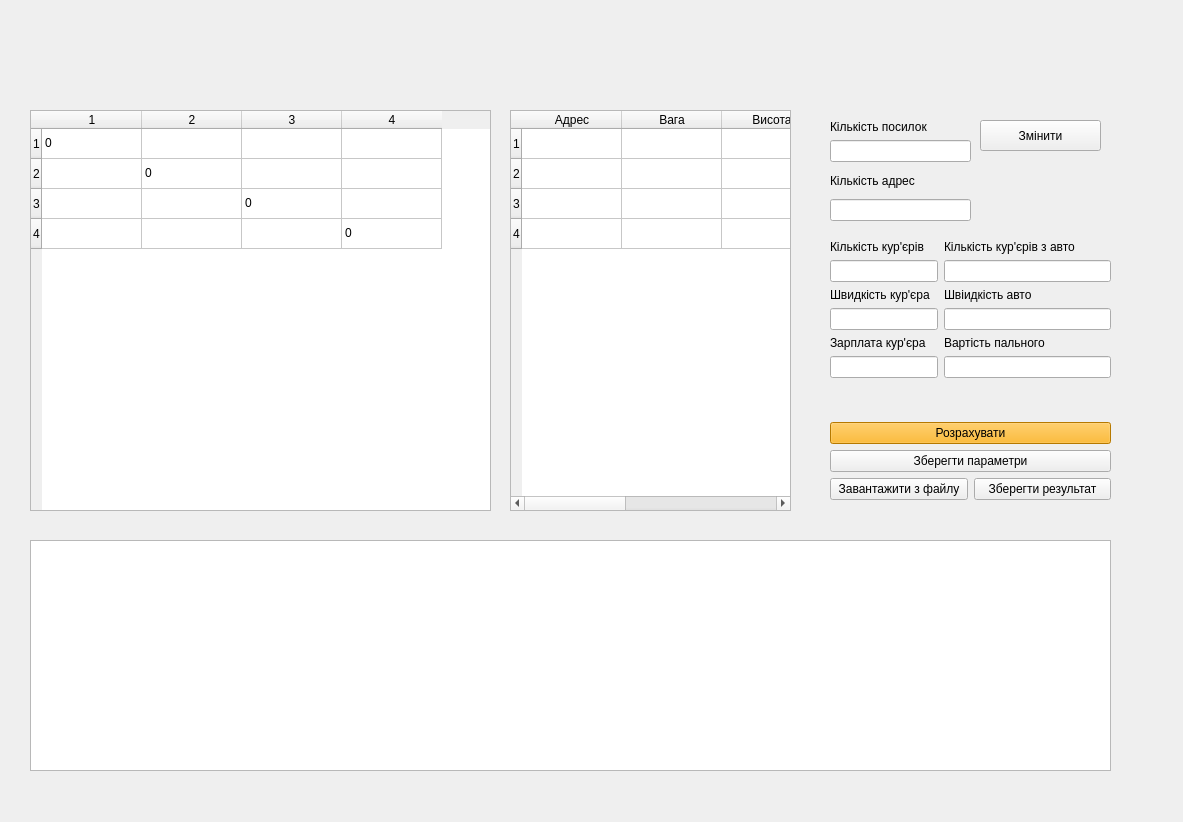
<?xml version="1.0" encoding="UTF-8"?>
<ui version="4.0">
 <class>MainWindow</class>
 <widget class="QMainWindow" name="MainWindow">
  <property name="geometry">
   <rect>
    <x>0</x>
    <y>0</y>
    <width>1183</width>
    <height>822</height>
   </rect>
  </property>
  <property name="windowTitle">
   <string>MainWindow</string>
  </property>
  <widget class="QWidget" name="centralwidget">
   <widget class="QWidget" name="verticalLayoutWidget">
    <property name="geometry">
     <rect>
      <x>830</x>
      <y>240</y>
      <width>281</width>
      <height>260</height>
     </rect>
    </property>
    <layout class="QVBoxLayout" name="verticalLayout_3">
     <item>
      <layout class="QFormLayout" name="formLayout">
       <item row="0" column="1">
        <widget class="QLabel" name="label_2">
         <property name="enabled">
          <bool>true</bool>
         </property>
         <property name="text">
          <string>Кількість кур'єрів з авто</string>
         </property>
        </widget>
       </item>
       <item row="1" column="0">
        <widget class="QLineEdit" name="n"/>
       </item>
       <item row="1" column="1">
        <widget class="QLineEdit" name="m">
         <property name="text">
          <string/>
         </property>
        </widget>
       </item>
       <item row="2" column="0">
        <widget class="QLabel" name="label_3">
         <property name="enabled">
          <bool>true</bool>
         </property>
         <property name="text">
          <string>Швидкість кур'єра</string>
         </property>
        </widget>
       </item>
       <item row="2" column="1">
        <widget class="QLabel" name="label_4">
         <property name="enabled">
          <bool>true</bool>
         </property>
         <property name="text">
          <string>Швіидкість авто</string>
         </property>
        </widget>
       </item>
       <item row="3" column="0">
        <widget class="QLineEdit" name="vk"/>
       </item>
       <item row="3" column="1">
        <widget class="QLineEdit" name="va"/>
       </item>
       <item row="4" column="0">
        <widget class="QLabel" name="label_5">
         <property name="enabled">
          <bool>true</bool>
         </property>
         <property name="text">
          <string>Зарплата кур'єра</string>
         </property>
        </widget>
       </item>
       <item row="4" column="1">
        <widget class="QLabel" name="label_6">
         <property name="enabled">
          <bool>true</bool>
         </property>
         <property name="text">
          <string>Вартість пального</string>
         </property>
        </widget>
       </item>
       <item row="5" column="1">
        <widget class="QLineEdit" name="a_pay"/>
       </item>
       <item row="5" column="0">
        <widget class="QLineEdit" name="k_pay"/>
       </item>
       <item row="0" column="0">
        <widget class="QLabel" name="label">
         <property name="enabled">
          <bool>true</bool>
         </property>
         <property name="styleSheet">
          <string notr="true"/>
         </property>
         <property name="text">
          <string>Кількість кур'єрів</string>
         </property>
        </widget>
       </item>
      </layout>
     </item>
     <item>
      <widget class="QPushButton" name="load_data">
       <property name="styleSheet">
        <string notr="true">background-color: rgb(255, 170, 0);</string>
       </property>
       <property name="text">
        <string>Розрахувати</string>
       </property>
      </widget>
     </item>
     <item>
      <widget class="QPushButton" name="saveParamButton">
       <property name="text">
        <string>Зберегти параметри</string>
       </property>
      </widget>
     </item>
     <item>
      <layout class="QHBoxLayout" name="horizontalLayout_5">
       <item>
        <widget class="QPushButton" name="browseFileButton">
         <property name="text">
          <string>Завантажити з файлу</string>
         </property>
        </widget>
       </item>
       <item>
        <widget class="QPushButton" name="saveResButton">
         <property name="text">
          <string>Зберегти результат</string>
         </property>
        </widget>
       </item>
      </layout>
     </item>
    </layout>
   </widget>
   <widget class="QTableWidget" name="parcelsTable">
    <property name="geometry">
     <rect>
      <x>510</x>
      <y>110</y>
      <width>281</width>
      <height>401</height>
     </rect>
    </property>
    <row>
     <property name="text">
      <string>1</string>
     </property>
    </row>
    <row>
     <property name="text">
      <string>2</string>
     </property>
    </row>
    <row>
     <property name="text">
      <string>3</string>
     </property>
    </row>
    <row>
     <property name="text">
      <string>4</string>
     </property>
    </row>
    <column>
     <property name="text">
      <string>Адрес</string>
     </property>
    </column>
    <column>
     <property name="text">
      <string>Вага</string>
     </property>
    </column>
    <column>
     <property name="text">
      <string>Висота</string>
     </property>
    </column>
    <column>
     <property name="text">
      <string>Ширина</string>
     </property>
    </column>
    <column>
     <property name="text">
      <string>Довжина</string>
     </property>
    </column>
   </widget>
   <widget class="QTableWidget" name="distanceTable">
    <property name="enabled">
     <bool>true</bool>
    </property>
    <property name="geometry">
     <rect>
      <x>30</x>
      <y>110</y>
      <width>461</width>
      <height>401</height>
     </rect>
    </property>
    <property name="focusPolicy">
     <enum>Qt::StrongFocus</enum>
    </property>
    <row>
     <property name="text">
      <string>1</string>
     </property>
    </row>
    <row>
     <property name="text">
      <string>2</string>
     </property>
    </row>
    <row>
     <property name="text">
      <string>3</string>
     </property>
    </row>
    <row>
     <property name="text">
      <string>4</string>
     </property>
    </row>
    <column>
     <property name="text">
      <string>1</string>
     </property>
    </column>
    <column>
     <property name="text">
      <string>2</string>
     </property>
    </column>
    <column>
     <property name="text">
      <string>3</string>
     </property>
    </column>
    <column>
     <property name="text">
      <string>4</string>
     </property>
    </column>
    <item row="0" column="0">
     <property name="text">
      <string>0</string>
     </property>
    </item>
    <item row="1" column="1">
     <property name="text">
      <string>0</string>
     </property>
    </item>
    <item row="2" column="2">
     <property name="text">
      <string>0</string>
     </property>
    </item>
    <item row="3" column="3">
     <property name="text">
      <string>0</string>
     </property>
    </item>
   </widget>
   <widget class="QPushButton" name="changeCount">
    <property name="geometry">
     <rect>
      <x>980</x>
      <y>120</y>
      <width>121</width>
      <height>31</height>
     </rect>
    </property>
    <property name="text">
     <string>Змінити</string>
    </property>
    <property name="autoRepeat">
     <bool>false</bool>
    </property>
    <property name="autoExclusive">
     <bool>false</bool>
    </property>
   </widget>
   <widget class="QWidget" name="verticalLayoutWidget_3">
    <property name="geometry">
     <rect>
      <x>830</x>
      <y>120</y>
      <width>141</width>
      <height>101</height>
     </rect>
    </property>
    <layout class="QVBoxLayout" name="verticalLayout_4">
     <item>
      <layout class="QVBoxLayout" name="verticalLayout_2">
       <item>
        <widget class="QLabel" name="label_7">
         <property name="enabled">
          <bool>true</bool>
         </property>
         <property name="styleSheet">
          <string notr="true"/>
         </property>
         <property name="text">
          <string>Кількість посилок</string>
         </property>
        </widget>
       </item>
       <item>
        <widget class="QLineEdit" name="pCount"/>
       </item>
      </layout>
     </item>
     <item>
      <widget class="QLabel" name="label_8">
       <property name="enabled">
        <bool>true</bool>
       </property>
       <property name="styleSheet">
        <string notr="true"/>
       </property>
       <property name="text">
        <string>Кількість адрес</string>
       </property>
      </widget>
     </item>
     <item>
      <widget class="QLineEdit" name="dCount"/>
     </item>
    </layout>
   </widget>
   <widget class="QPlainTextEdit" name="results">
    <property name="geometry">
     <rect>
      <x>30</x>
      <y>540</y>
      <width>1081</width>
      <height>231</height>
     </rect>
    </property>
   </widget>
  </widget>
  <widget class="QMenuBar" name="menubar">
   <property name="geometry">
    <rect>
     <x>0</x>
     <y>0</y>
     <width>1183</width>
     <height>26</height>
    </rect>
   </property>
  </widget>
 </widget>
 <resources/>
 <connections/>
</ui>
